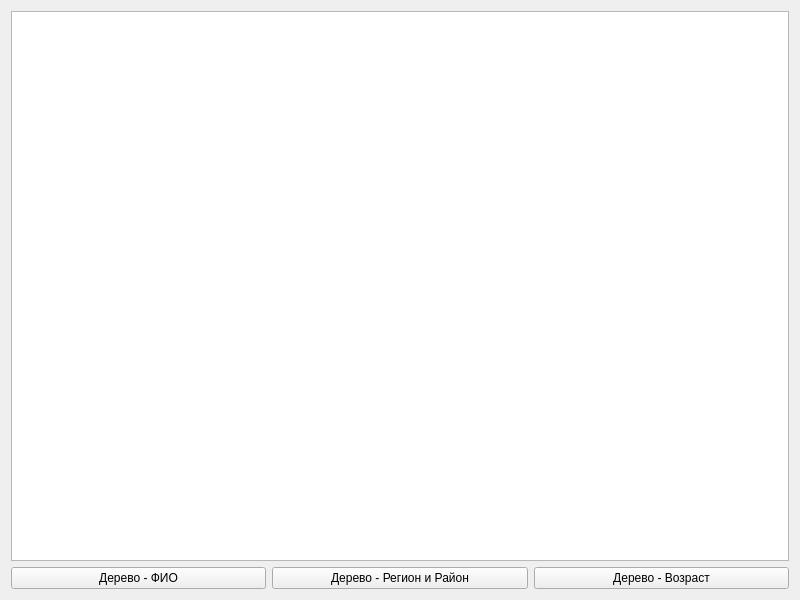
<?xml version="1.0" encoding="UTF-8"?>
<ui version="4.0">
 <class>PatientsTreeDebugWidget</class>
 <widget class="QWidget" name="PatientsTreeDebugWidget">
  <property name="geometry">
   <rect>
    <x>0</x>
    <y>0</y>
    <width>800</width>
    <height>600</height>
   </rect>
  </property>
  <property name="windowTitle">
   <string>Пациенты - Дерево</string>
  </property>
  <layout class="QVBoxLayout" name="verticalLayout">
   <item>
    <widget class="QTextBrowser" name="textBrowserTree"/>
   </item>
   <item>
    <layout class="QHBoxLayout" name="horizontalLayoutAction">
     <item>
      <widget class="QPushButton" name="pushButtonShowFullnameTree">
       <property name="text">
        <string>Дерево - ФИО</string>
       </property>
      </widget>
     </item>
     <item>
      <widget class="QPushButton" name="pushButtonShowAddressTree">
       <property name="text">
        <string>Дерево - Регион и Район</string>
       </property>
      </widget>
     </item>
     <item>
      <widget class="QPushButton" name="pushButtonShowAgeTree">
       <property name="text">
        <string>Дерево - Возраст</string>
       </property>
      </widget>
     </item>
    </layout>
   </item>
  </layout>
 </widget>
 <resources/>
 <connections/>
</ui>
